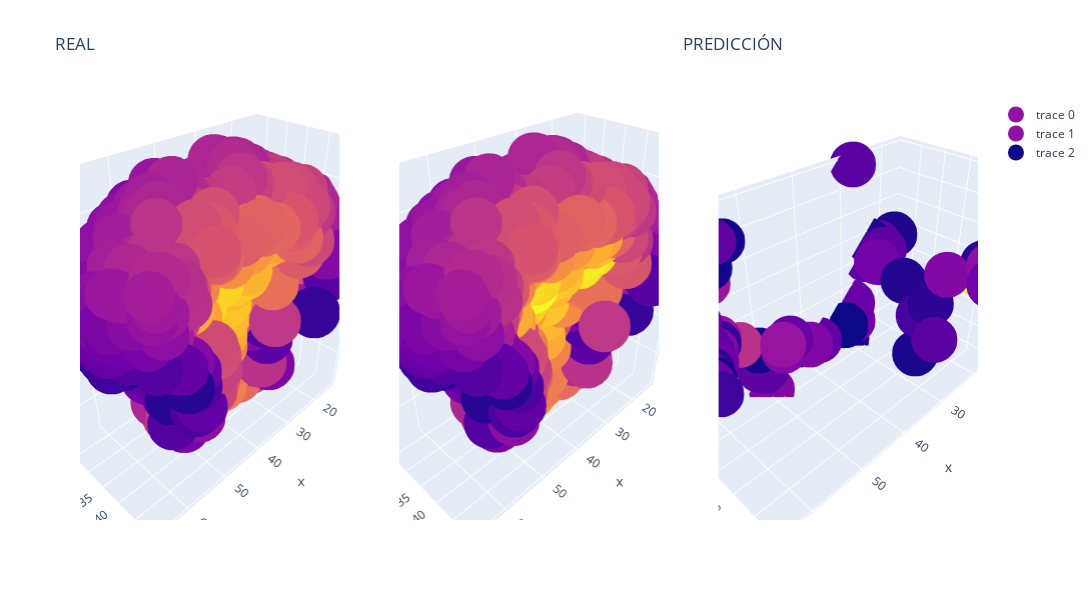

Notebook code cell kept with this figure:
### Code cell
# Crear una figura con subplots
fig = make_subplots(rows=1, cols=3, 
                    specs=[[{'type': 'scatter3d'}, {'type': 'scatter3d'}, {'type': 'scatter3d'}]])

# Añadir el primer gráfico tridimensional
fig.add_trace(go.Scatter3d(
    x=aux_plot['real_X'],
    y=aux_plot['real_Y'],
    z=aux_plot['real_Z'],
    mode='markers',
    marker=dict(size=18, color=aux_plot['USUM']),
    #name='Real'
), row=1, col=1)

# Añadir el segundo gráfico tridimensional
fig.add_trace(go.Scatter3d(
    x=aux_plot['pred_X'],
    y=aux_plot['pred_Y'],
    z=aux_plot['pred_Z'],
    mode='markers',
    marker=dict(size=18, color=aux_plot['USUM']),
    #name='Predicción'
), row=1, col=2)

# Añadir el tercer gráfico tridimensional
fig.add_trace(go.Scatter3d(
    x=aux_plot.loc[aux_plot["relativ_dif_real_pred_Y"] > 0.20, 'pred_X'],
    y=aux_plot.loc[aux_plot["relativ_dif_real_pred_Y"] > 0.20, 'pred_Y'],
    z=aux_plot.loc[aux_plot["relativ_dif_real_pred_Y"] > 0.20, 'pred_Z'],
    mode='markers',
    marker=dict(size=16, color=aux_plot.loc[aux_plot["relativ_dif_real_pred_Y"] > 0.1, 'USUM']),
    #name='Puntos con Error > 10%'
), row=1, col=3)

# Actualizar el layout de la figura
fig.update_layout(height=600, width=1800, title_text="                                  REAL                                                                                                                                                   PREDICCIÓN                                                                               Puntos con Err. relativo >10%")

# Mostrar la figura
fig.show()

### Figure 1 — Plotly figure (JSON) as saved in the notebook; plotly's stock layout.template omitted (floating-point values rounded to 4 significant figures; data arrays with more than 128 entries replaced by an {"elided": "..."} marker saying what was removed)
{"data": [{"marker": {"color": {"elided": "699 float values"}, "size": 18}, "mode": "markers", "scene": "scene", "type": "scatter3d", "x": {"elided": "699 float values"}, "y": {"elided": "699 float values"}, "z": {"elided": "699 float values"}}, {"marker": {"color": {"elided": "699 float values"}, "size": 18}, "mode": "markers", "scene": "scene2", "type": "scatter3d", "x": {"elided": "699 float values"}, "y": {"elided": "699 float values"}, "z": {"elided": "699 float values"}}, {"marker": {"color": {"elided": "154 float values"}, "size": 16}, "mode": "markers", "scene": "scene3", "type": "scatter3d", "x": [51.6, 21.96, 24.65, 57.37, 54.28, 27.47, 62.27, 56.1, 16.87, 22.73, 52.51, 60.45, 57.77, 37.16, 60.5, 64.67, 22.71, 30.3, 48.86, 25.06, 60.6, 54.16, 62.41, 47.13, 29.14, 17.77, 23.56, 28.6, 29.23, 16.51, 59.49, 51.79, 22.23, 49.14, 50.1, 31.63, 30.35, 62.3, 49.68, 23.83, 62.1, 50.19, 60.78, 19.72, 41.87, 60.35, 57.92, 63.32, 25.74, 25.29, 42.21, 18.81, 29.3, 63.51, 64.38, 60.99, 49.68, 63.74, 56.83, 58.32, 19.42, 18.21], "y": [28.29, 42.65, 26.33, 26.53, 26.92, 41.57, 27.94, 27.87, 45.51, 28.9, 36.29, 30.05, 27.51, 26.37, 29.12, 39.02, 28.26, 26.65, 27.6, 29.46, 28.27, 27.0, 32.97, 26.72, 27.17, 47.89, 27.01, 26.56, 42.85, 46.03, 29.35, 27.95, 27.08, 33.55, 26.79, 27.72, 47.12, 28.52, 27.62, 26.05, 28.27, 27.19, 31.41, 49.51, 29.36, 27.69, 27.78, 35.17, 42.55, 36.05, 26.62, 49.21, 27.36, 28.67, 36.65, 27.46, 32.37, 33.55, 26.87, 28.35, 28.49, 48.61], "z": [34.89, 42.56, 40.12, 49.4, 55.02, 36.3, 48.83, 55.89, 41.75, 42.41, 41.19, 40.45, 53.63, 27.78, 41.45, 41.71, 39.48, 24.56, 32.63, 41.0, 52.62, 36.75, 40.55, 31.7, 59.58, 44.69, 40.42, 32.2, 29.61, 43.99, 40.19, 30.6, 42.96, 38.91, 30.85, 29.06, 35.7, 51.13, 24.45, 43.64, 45.64, 28.89, 39.84, 42.55, 31.13, 44.79, 40.63, 40.75, 38.37, 39.93, 29.75, 42.62, 28.77, 48.52, 41.94, 47.07, 36.09, 41.73, 51.83, 40.23, 44.22, 42.8]}], "layout": {"height": 600, "scene": {"domain": {"x": [0, 0.2889], "y": [0, 1]}}, "scene2": {"domain": {"x": [0.3556, 0.6444], "y": [0, 1]}}, "scene3": {"domain": {"x": [0.7111, 1], "y": [0, 1]}}, "title": {"text": "                                  REAL                                                                                                                                                   PREDICCIÓN                                                                               Puntos con Err. relativo >10%"}, "width": 1800}}
